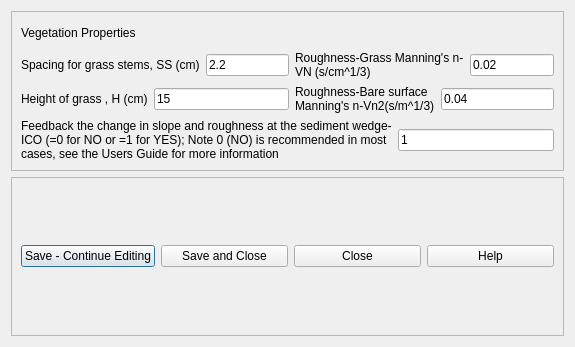
<?xml version="1.0" encoding="UTF-8"?>
<ui version="4.0">
 <class>Dialog</class>
 <widget class="QDialog" name="Dialog">
  <property name="geometry">
   <rect>
    <x>0</x>
    <y>0</y>
    <width>575</width>
    <height>347</height>
   </rect>
  </property>
  <property name="windowTitle">
   <string>Dialog</string>
  </property>
  <layout class="QGridLayout" name="gridLayout_3">
   <item row="0" column="0">
    <widget class="QFrame" name="frame">
     <property name="frameShape">
      <enum>QFrame::StyledPanel</enum>
     </property>
     <property name="frameShadow">
      <enum>QFrame::Raised</enum>
     </property>
     <layout class="QGridLayout" name="gridLayout_2">
      <item row="0" column="0">
       <widget class="QLabel" name="label">
        <property name="text">
         <string>Vegetation Properties</string>
        </property>
       </widget>
      </item>
      <item row="1" column="0">
       <layout class="QHBoxLayout" name="horizontalLayout">
        <item>
         <widget class="QLabel" name="label_2">
          <property name="text">
           <string>Spacing for grass stems, SS (cm)</string>
          </property>
         </widget>
        </item>
        <item>
         <widget class="QLineEdit" name="spacing_grass">
          <property name="text">
           <string>2.2</string>
          </property>
         </widget>
        </item>
       </layout>
      </item>
      <item row="1" column="1">
       <layout class="QHBoxLayout" name="horizontalLayout_3">
        <item>
         <widget class="QLabel" name="label_4">
          <property name="text">
           <string>Roughness-Grass Manning's n-
VN (s/cm^1/3)</string>
          </property>
         </widget>
        </item>
        <item>
         <widget class="QLineEdit" name="roughness_grass">
          <property name="text">
           <string>0.02</string>
          </property>
         </widget>
        </item>
       </layout>
      </item>
      <item row="2" column="0">
       <layout class="QHBoxLayout" name="horizontalLayout_2">
        <item>
         <widget class="QLabel" name="label_3">
          <property name="text">
           <string>Height of grass , H (cm)</string>
          </property>
         </widget>
        </item>
        <item>
         <widget class="QLineEdit" name="height_grass">
          <property name="text">
           <string>15</string>
          </property>
         </widget>
        </item>
       </layout>
      </item>
      <item row="2" column="1">
       <layout class="QHBoxLayout" name="horizontalLayout_4">
        <item>
         <widget class="QLabel" name="label_5">
          <property name="text">
           <string>Roughness-Bare surface
Manning's n-Vn2(s/m^1/3)</string>
          </property>
         </widget>
        </item>
        <item>
         <widget class="QLineEdit" name="roughness_bare">
          <property name="text">
           <string>0.04</string>
          </property>
         </widget>
        </item>
       </layout>
      </item>
      <item row="3" column="0" colspan="2">
       <layout class="QHBoxLayout" name="horizontalLayout_5">
        <item>
         <widget class="QLabel" name="label_6">
          <property name="text">
           <string>Feedback the change in slope and roughness at the sediment wedge-
ICO (=0 for NO or =1 for YES); Note 0 (NO) is recommended in most
cases, see the Users Guide for more information</string>
          </property>
         </widget>
        </item>
        <item>
         <widget class="QLineEdit" name="feedback">
          <property name="text">
           <string>1</string>
          </property>
         </widget>
        </item>
       </layout>
      </item>
     </layout>
    </widget>
   </item>
   <item row="1" column="0">
    <widget class="QFrame" name="frame_2">
     <property name="frameShape">
      <enum>QFrame::StyledPanel</enum>
     </property>
     <property name="frameShadow">
      <enum>QFrame::Raised</enum>
     </property>
     <layout class="QGridLayout" name="gridLayout">
      <item row="0" column="0">
       <widget class="QPushButton" name="save_continue">
        <property name="text">
         <string>Save - Continue Editing</string>
        </property>
       </widget>
      </item>
      <item row="0" column="1">
       <widget class="QPushButton" name="save_close">
        <property name="text">
         <string>Save and Close</string>
        </property>
       </widget>
      </item>
      <item row="0" column="2">
       <widget class="QPushButton" name="close_dialog">
        <property name="text">
         <string>Close</string>
        </property>
       </widget>
      </item>
      <item row="0" column="3">
       <widget class="QPushButton" name="pushButton_4">
        <property name="text">
         <string>Help</string>
        </property>
       </widget>
      </item>
     </layout>
    </widget>
   </item>
  </layout>
 </widget>
 <resources/>
 <connections/>
</ui>
